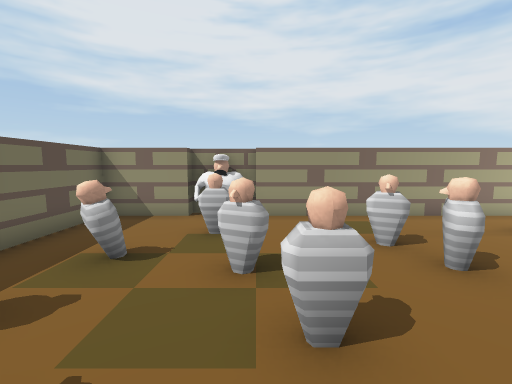
[1] (above)

13 first-person views from a walk through a scene from a Unity 3-D project. The camera is 1.5 m above the floor, tilts 6° down and sees 90° across. Doors are open. The floor is counted in squares, 1 m on a side. Each view is taken from the middle of a square. On the plan, view 1 faces up. The plan holds only what a view shows up to about 13 squares ahead; the rest is blank. The place goes on beyond the plan. The player is left out.

[2]
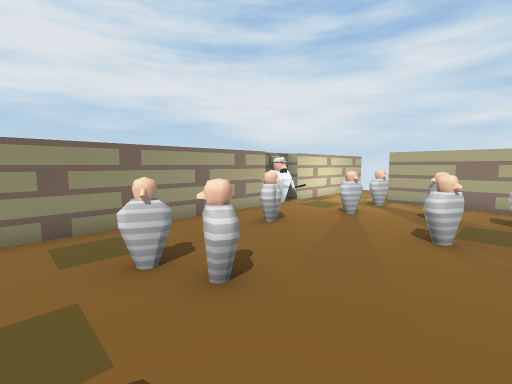

[3]
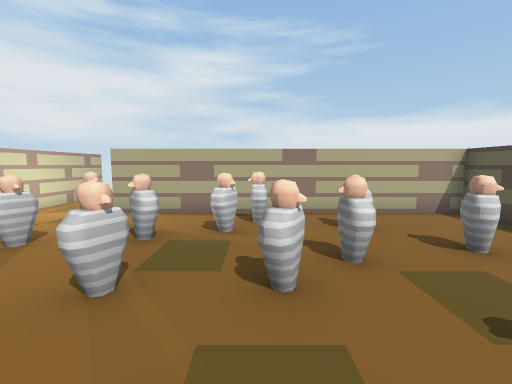

[4]
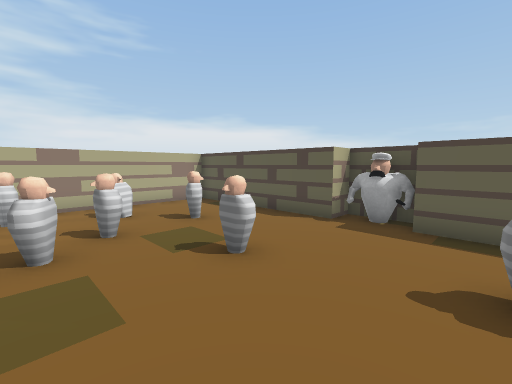

[5]
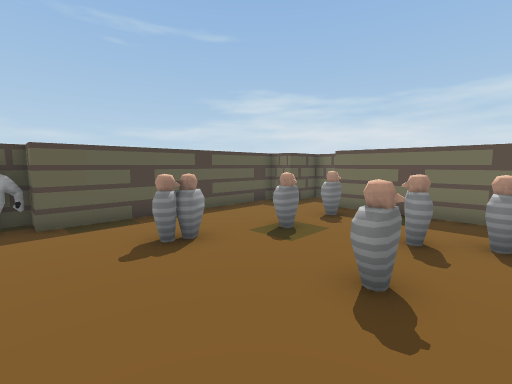

[6]
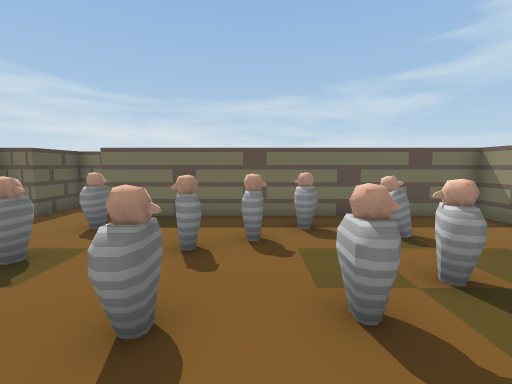

[7]
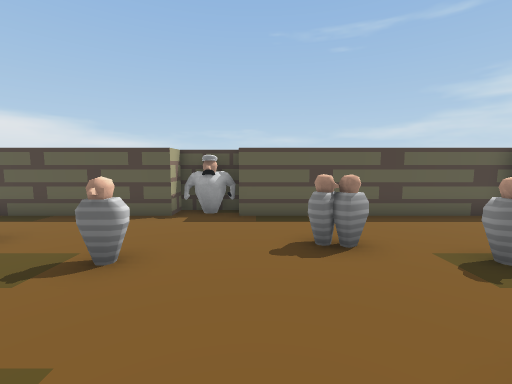

[8]
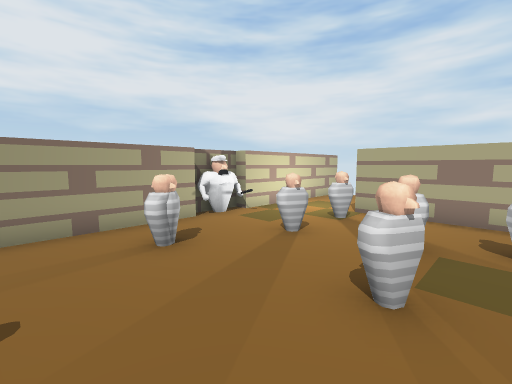

[9]
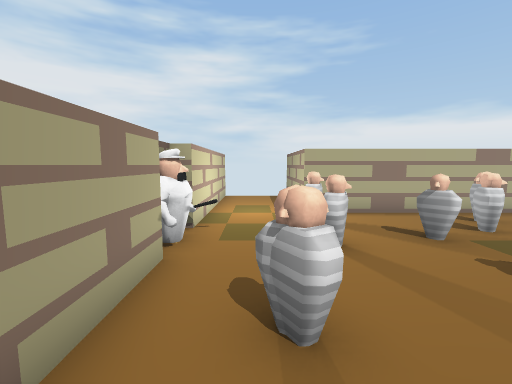

[10]
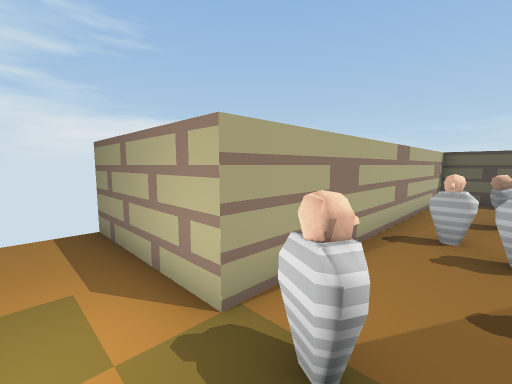

[11]
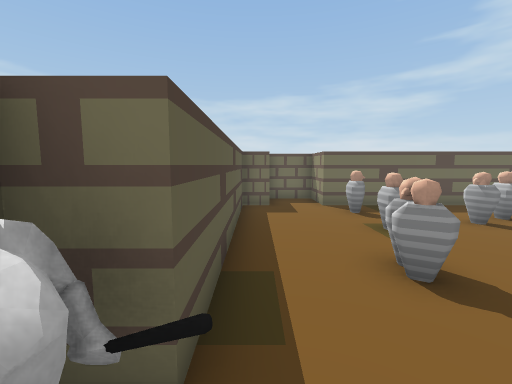

[12]
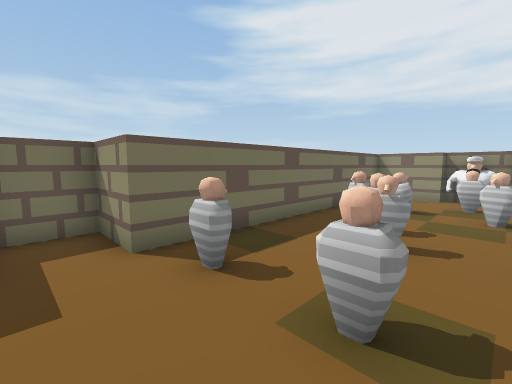

[13]
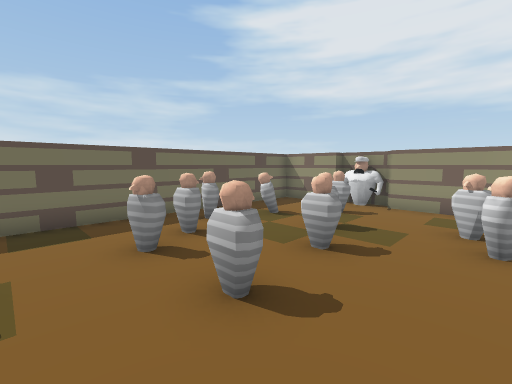

### Floor plan
Points are (right, up) in squares from view 1. A wall is a line through its corners. A room is listed if a view was taken in it or the views show most of it. See-through windows are left out.
Room 1 (views 1, 2, 3, 4, 5, 6, 7, 8, 9, 10, 11, 12, 13)
walls: (0.1, 8) (-2, 8) (-2, 7.5) (-4.5, 7.5) (-4.5, -3.5) (-6.5, -3.5) (-6.5, -5.5) (-4.5, -5.5) (-4.5, -6.5) (3.5, -6.5) (3.5, -7.5) (5.5, -7.5) (5.5, -6.5) (12, -6.5) (12, 4.5); (8.1, 7.5) (0, 7.5); (11.5, 7.5) (10, 7.5) (10, 8) (8.2, 8)
ways out: opening at (12.5, 6) to room 2; open door at (12.5, 5) to room 2; open door at (12.5, 7) to room 2
objects: other object (-3, -3); other object (-3, 2); other object (-3, 4) to (-2, 4); other object (-2, 0) to (-1, 0); other object (-2, 1); other object (-1, -3); other object (-1, 5) to (-1, 6); other object (-1, 7) to (0, 8); other object (0, 2) to (1, 2); other object (0, 3) to (0, 4); other object (1, -4); other object (1, 0); other object (2, -4); other object (2, 5) to (3, 5); other object (3, 3) to (3, 4); other object (4, -7) to (5, -6); other object (5, -3) to (6, -3); other object (6, 5) to (6, 6); other object (7, 0); other object (7, 2); other object (8, -4) to (9, -4); other object (8, -2) to (8, -1); other object (8, 4) to (9, 5); other object (9, 2); other object (9, 7) to (10, 8); other object (10, -3) to (10, -2); other object (10, 1); other object (11, 0); other object (11, 4) to (11, 5)
Room 2 (no view inside)
walls: (16.5, 7.5) (11.5, 7.5); (12, 4.5) (16.5, 4.5)
ways out: opening at (12.5, 6) to room 1; open door at (12.5, 5) to room 1; open door at (12.5, 7) to room 1

Where each view was taken, in squares from view 1:
view 1: 0 up, 0 right, facing up
view 2: 1 up, 1 right, facing up-right
view 3: 0 up, 4 right, facing right
view 4: 0 up, 2 right, facing down-right
view 5: 1 up, 4 right, facing down-left
view 6: 1 up, 3 right, facing left
view 7: 1 up, 3 right, facing down
view 8: 1 up, 4 right, facing up-right
view 9: 6 up, 4 right, facing right
view 10: 6 up, 10 right, facing down-right
view 11: 6 down, 5 right, facing left
view 12: 5 down, 0 right, facing up-left
view 13: 2 down, 3 right, facing up-left
